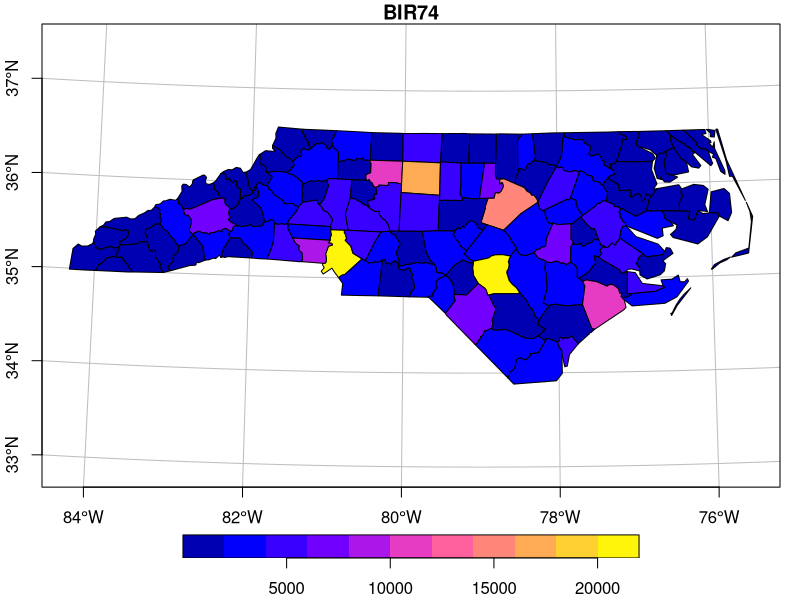

Source code (R):
## ---- chunk 1
#| echo: false
#| label: fig-first-map
#| fig-cap: "첫 번째 지도: 미국 노스캐롤라이나의 카운티별 출생아수, 1974~78년"
library(tidyverse)
library(sf)
system.file("gpkg/nc.gpkg", package="sf") |>
    read_sf() -> nc
nc.32119 <- st_transform(nc, 'EPSG:32119')
nc.32119 |>
    select(BIR74) |>
    plot(graticule = TRUE, axes = TRUE)
